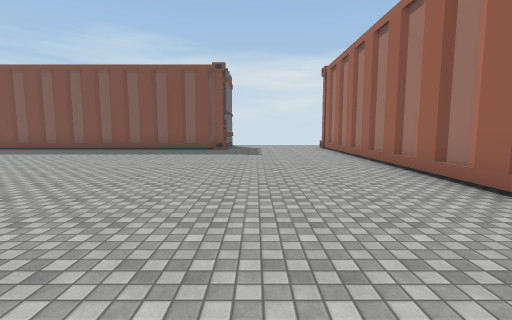
view 1 (above)

22 first-person views from a walk through a scene from a Unity 3-D project. The camera is 1.5 m above the floor, tilts 6° down and sees 85° across. The floor is counted in squares, 2 m on a side. Each view is taken from the middle of a square. On the plan, view 1 faces up. The plan holds only what a view shows up to about 10 squares ahead; the rest is blank. The place goes on beyond the plan. The player character is not drawn. Some surface patterns are stand-ins.

view 2
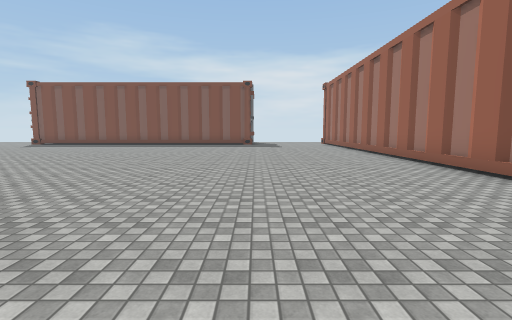

view 3
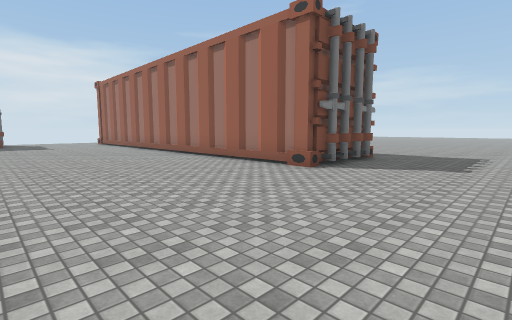

view 4
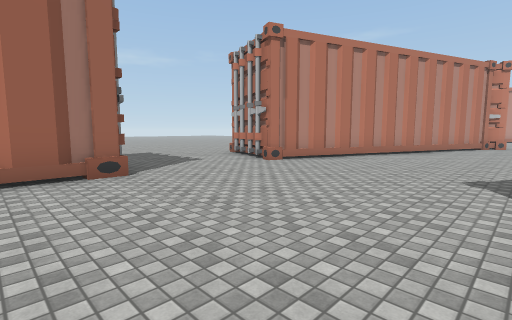

view 5
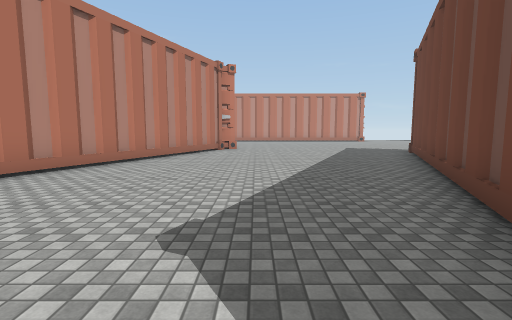

view 6
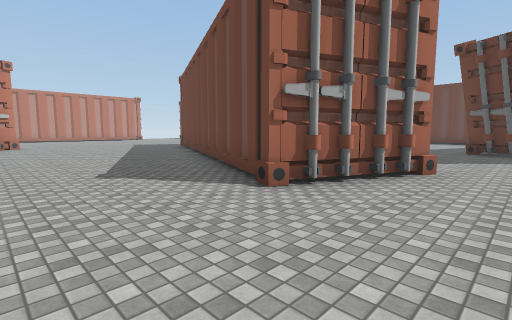

view 7
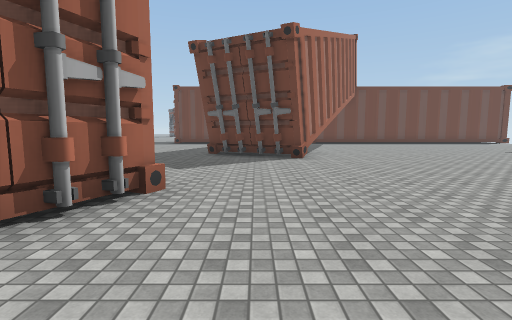

view 8
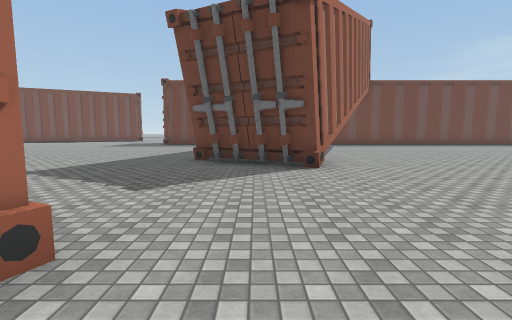

view 9
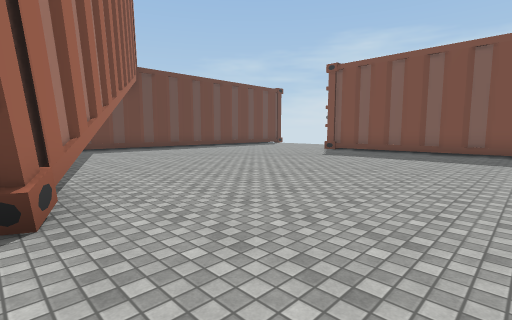

view 10
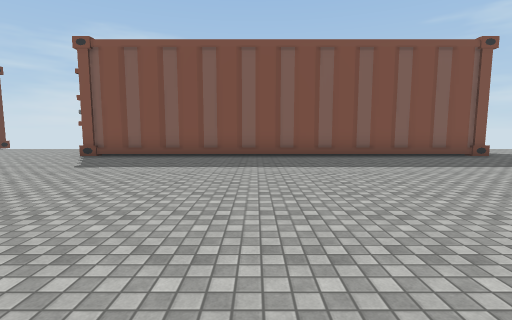

view 11
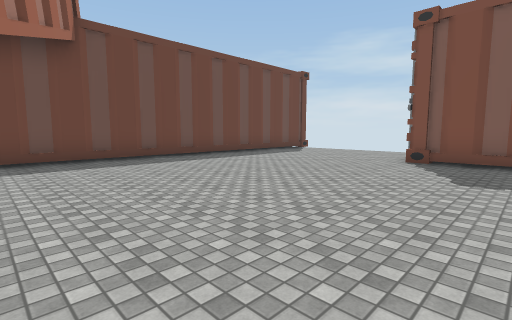

view 12
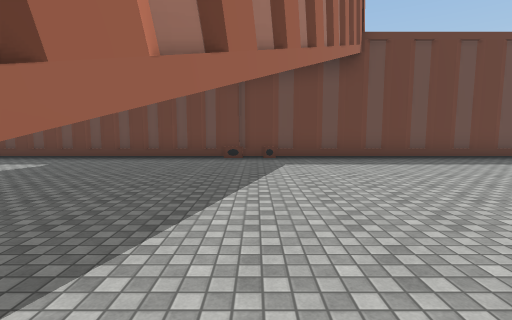

view 13
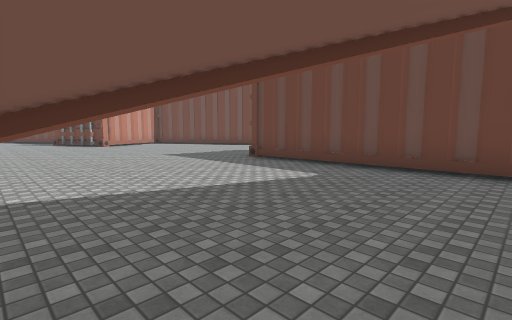

view 14
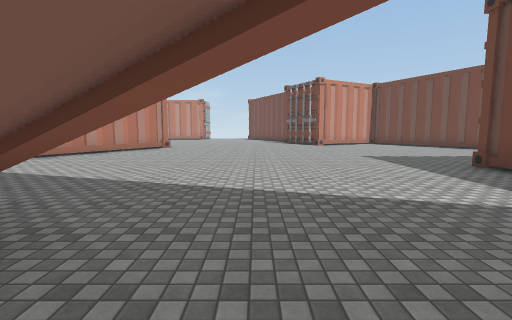

view 15
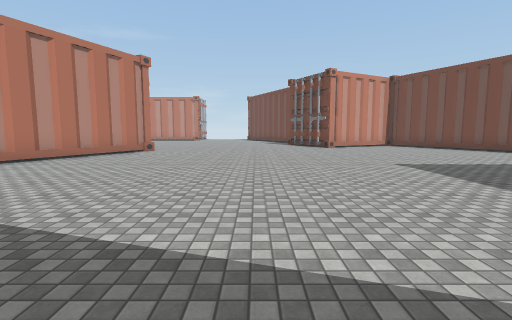

view 16
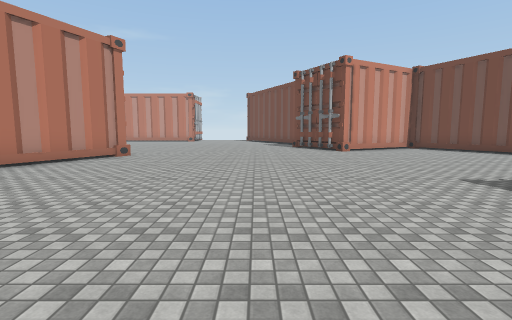

view 17
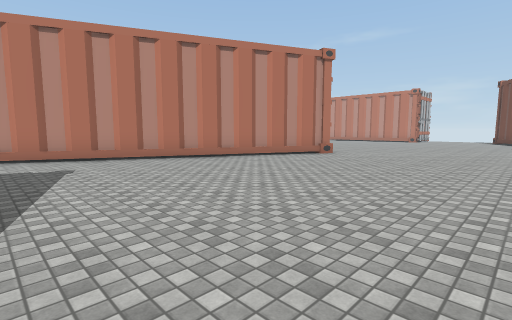

view 18
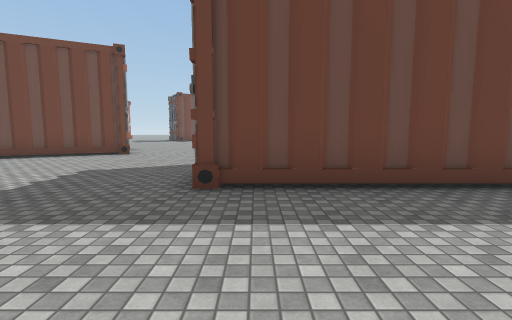

view 19
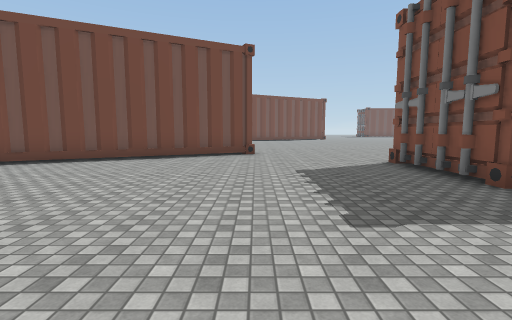

view 20
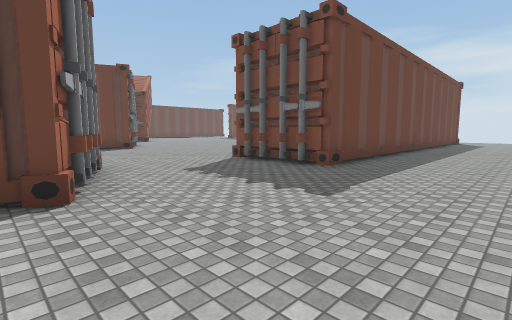

view 21
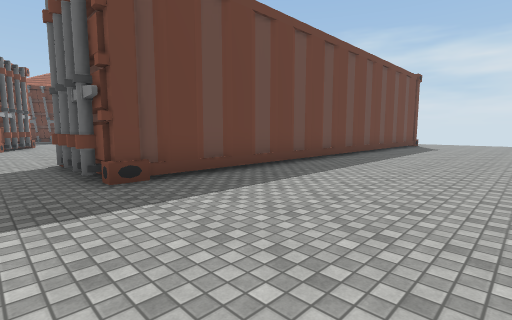

view 22
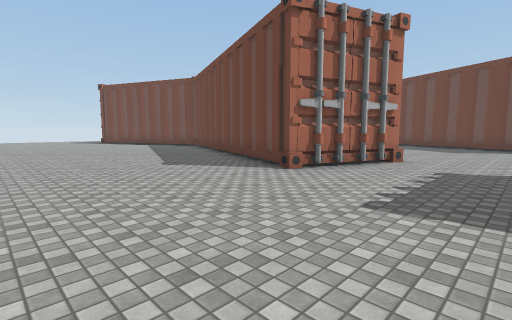

### Floor plan
Points are (right, up) in squares from view 1. A wall is a line through its corners. A room is listed if a view was taken in it or the views show most of it. See-through windows are left out.
Room 1 (views 1, 2, 3, 4, 5, 6, 7, 8, 9, 10, 11, 12, 13, 14, 15, 16, 17, 18, 19, 20, 21, 22)
walls: (-5.6, -1.2) (-5.1, -1.5); (-5, -1.6) (-3.5, -2.2); (-3.4, -2.3) (-2.8, -2.5) (-7.4, -12.7); (-9.6, 0.6) (-10.5, -1.2); (-12.2, 2.5) (-9.6, 1.2) (-11, -1.6); (-13.5, 0) (-12.7, -0.4); (-1.1, 11.2) (-13.1, 11.2); (-10.2, -11.6) (-6.4, -3.3); (5.9, 7.1) (5.9, -1.7) (2.9, -1.7) (2.9, 10.1); (-0.2, -13.1) (2.9, -5.1) (5.7, -6.3) (3.8, -11); (-18.6, 10.8) (-18.6, -4.8) (-21.7, -4.8); (-24, -8) (-21.2, -13.5)
ways out: opening at (-23.2, -5.5)

Positions as (right, up) in squares from view 1, and headings:
1: (0, 0), facing up
2: (-1, -4), facing up
3: (-2, -5), facing up-right
4: (-2, 0), facing down-right
5: (-2, -3), facing down
6: (0, 0), facing down-left
7: (-2, 0), facing left
8: (-4, 0), facing left
9: (-7, 1), facing up-left
10: (-8, 3), facing up
11: (-11, 4), facing up-left
12: (-11, 3), facing left
13: (-13, 1), facing down-left
14: (-14, 1), facing down
15: (-14, -1), facing down
16: (-14, -3), facing down
17: (-15, -3), facing down-right
18: (-15, -4), facing left
19: (-15, -8), facing left
20: (9, -7), facing up-left
21: (10, -3), facing up-left
22: (10, -3), facing down-left
